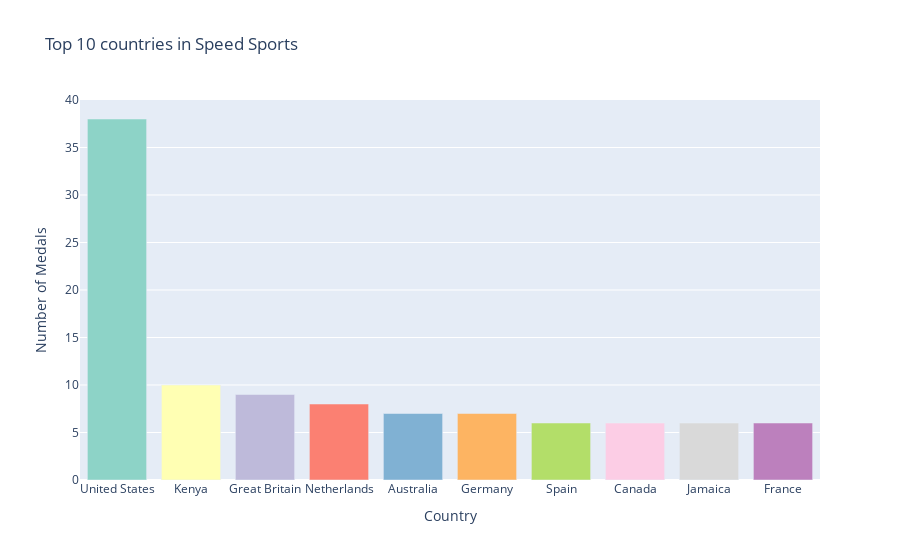

Write notebook code for a chart like this one.
### Markdown cell above
# Speed Sports

Next, we delve into the realm of speed sports, where athletes push the boundaries of human velocity. This category encompasses a wide range of disciplines, including athletics, swimming, basketball, handball, hockey, football, and rugby. Let's examine which countries have excelled in harnessing raw speed and agility to achieve Olympic glory.

### Code cell
plot_top_10_medals(speed_sports, 'Top 10 countries in Speed Sports')
plot_medals_on_map(speed_sports, 'Speed Sports Medals by Country')

### Figure 1 — Plotly figure (JSON) as saved in the notebook; plotly's stock layout.template omitted (floating-point values rounded to 4 significant figures)
{"data": [{"marker": {"color": ["rgb(141,211,199)", "rgb(255,255,179)", "rgb(190,186,218)", "rgb(251,128,114)", "rgb(128,177,211)", "rgb(253,180,98)", "rgb(179,222,105)", "rgb(252,205,229)", "rgb(217,217,217)", "rgb(188,128,189)"]}, "type": "bar", "x": ["USA", "KEN", "GBR", "NED", "AUS", "GER", "ESP", "CAN", "JAM", "FRA"], "y": [38, 10, 9, 8, 7, 7, 6, 6, 6, 6]}], "layout": {"title": {"text": "Top 10 countries in Speed Sports"}, "xaxis": {"tickmode": "array", "ticktext": ["United States", "Kenya", "Great Britain", "Netherlands", "Australia", "Germany", "Spain", "Canada", "Jamaica", "France"], "tickvals": ["USA", "KEN", "GBR", "NED", "AUS", "GER", "ESP", "CAN", "JAM", "FRA"], "title": {"text": "Country"}}, "yaxis": {"title": {"text": "Number of Medals"}}}}
